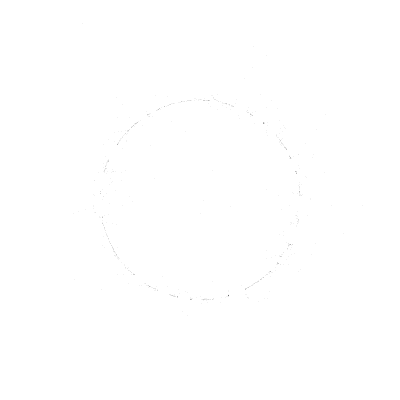
Frame 1 (no input)
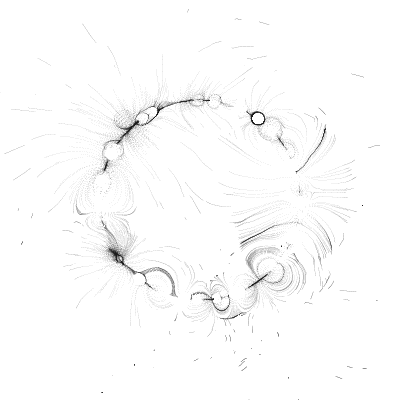
Frame 60 (the mouse pressed at the canvas centre just before this capture)
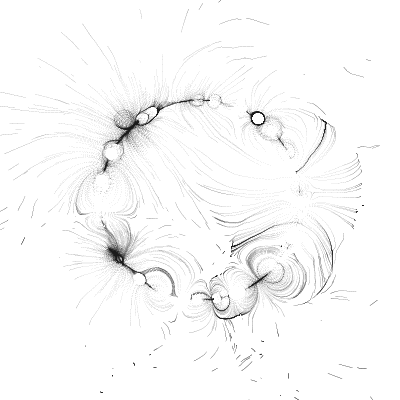
Frame 120 (the mouse held since frame 60 and released just before this capture)

The Processing sketch that drew these frames (run headless with seeded random() and noise(); from frame 60 on, the mouse is pressed at the canvas centre):

// Processing sketch: p0112b_2BCD
// ── p0112b_2BCD.pde
/* OpenProcessing Tweak of *@*http://www.openprocessing.org/sketch/88624*@* */
/* !do not delete the line above, required for linking your tweak if you upload again */
//Raven Kwok (aka Guo Ruiwen)
//ravenkwok.com
/*
Inspired by Ale's(http://openprocessing.org/user/12899) drawingMachine_10(http://openprocessing.org/sketch/34320).
*/

ParticleController pc;

void setup(){
  size(400,400);
  smooth();
  background(255);
  pc = new ParticleController();
  pc.pAddCircle(1000,100);
  pc.iAddCircle(100,100);
}

void draw(){
  pc.update(10);
  pc.display();
}

void keyPressed(){
  if(key == 'r'){
    background(255);
    pc = new ParticleController();
    pc.pAddCircle(1000,100);
    pc.iAddCircle(100,100);
  }
}


class Interference{
  
  String mode; 
  PVector mLoc;
  float range;
  
  Interference(float x, float y){
    
    mLoc = new PVector(x,y);
    
    float randFloat = random(1);
    if(randFloat<0.5) mode = "ATTRACT";
    else mode = "REJECT";
    
    range = random(0,300);
  }
}
class Particle {

  PVector mLoc;
  PVector dir;

  Particle(float x, float y) {
    mLoc = new PVector(x, y);
  }

  void update(Interference itf, float force) {
    float distance = dist(itf.mLoc.x, itf.mLoc.y, mLoc.x, mLoc.y);
    if (distance<itf.range) {
      if (itf.mode.equals("ATTRACT")) {
        dir = PVector.sub(itf.mLoc, mLoc);
      }
      else {
        dir = PVector.sub(mLoc, itf.mLoc);
      }
      dir.normalize();
      dir.mult(force/distance);
      mLoc.add(dir);
    }
  }

  void display() {
    stroke(20, 20);
    point(mLoc.x, mLoc.y);
  }
}
class ParticleController{
  
  Interference [] interferences;
  Particle [] particles;
  
  ParticleController(){
  }
  
  void pAddCircle(int amt, float rRange){
    particles = new Particle[amt];
    for(int i=0;i<amt;i++){
      float r = rRange;
      float randDegree = random(360);
      float x = cos(radians(randDegree))*r+width/2;
      float y = sin(radians(randDegree))*r+height/2;
      particles[i] = new Particle(x,y);
    }
  }
  
  void iAddCircle(int amt, float rRange){
    interferences = new Interference[amt];
    for(int i=0;i<amt;i++){
      float r = rRange;
      float randDegree = random(360);
      float x = cos(radians(randDegree))*r+width/2;
      float y = sin(radians(randDegree))*r+height/2;
      interferences[i] = new Interference(x,y);
    }
  }
  
  void update(float force){
    for(int i=0;i<interferences.length;i++){
      for(int j=0;j<particles.length;j++){
        particles[j].update(interferences[i],force);
      }
    }
  }
  
  void display(){
    for(int i=0;i<particles.length;i++){
      particles[i].display();
    }
  }
}
